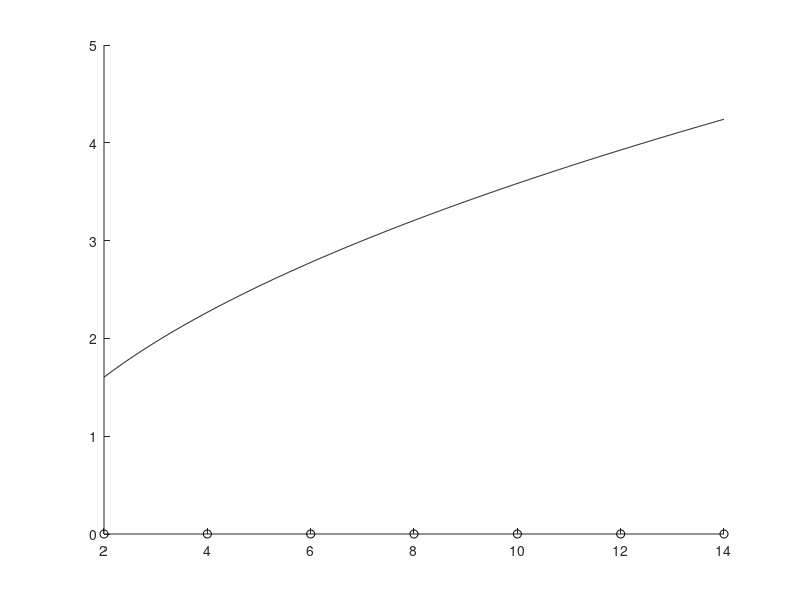

Reproduce this figure in MATLAB. (Note: this script raises an error after producing the figure.)
p = 1.5;
%p = 2;
%p = 10;


n_range = 1:7;
m_range = 2:2:14;

clf;
hold on

for m = m_range
    worst_case = 0;
    for n = n_range
        try
            filename = ['data/',num2str(n),'_',num2str(m),'_',num2str(m),'_',num2str(p),'.mat'];
            load(filename)
            worst_case = max(worst_case, 1/fval);
        catch
            continue
        end
    end
    data_points = plot(m,worst_case,'ok');
end

gamma_r = @(r) 2^(r/2)/sqrt(pi) * gamma((r+1)/2);

x = linspace(2, 14, 1000);
theory = plot(x, gamma_r(p)^(1/p)/gamma_r(1) * sqrt(x), 'k');

title("Worst-case approximation ratio for $q=$1, $p=$"+num2str(p), 'Interpreter', 'latex', 'FontSize', 13)
xlabel("$\ell$ (in this case, $\ell=m$, $2n = m$)", 'Interpreter', 'latex', 'FontSize', 13)
ylabel("Approximation Ratio", 'Interpreter', 'latex', 'FontSize', 13)

lgd = legend([data_points theory], {'$\rho_{\max}$', '$C_p\cdot\sqrt{\ell}$'}, 'Interpreter', 'latex', 'Location', 'northwest');
lgd.FontSize = 15;

%matlab2tikz(['p_equals_',num2str(p),'.tex'])